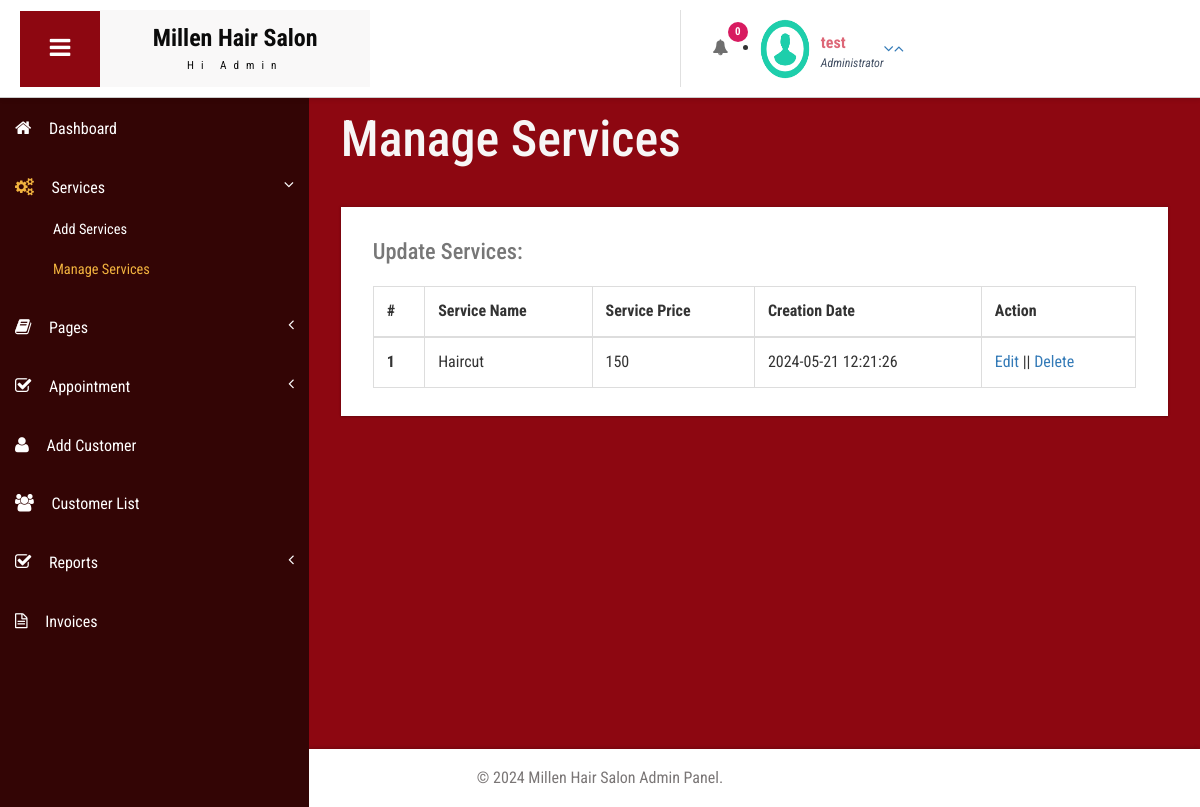
/admin/manage-services.php (signed in), run on an earlier commit of the app's database.
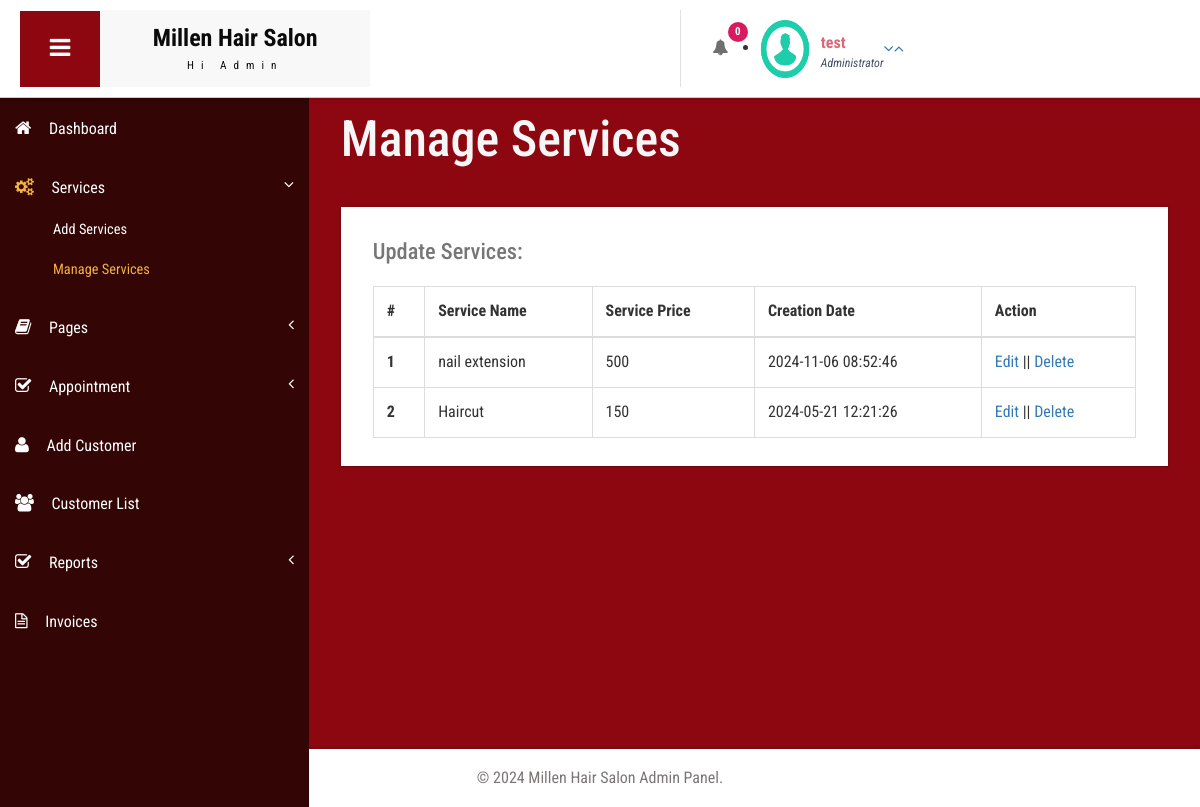
And on a later commit of the database.
### tables this page shows
CREATE TABLE `tblservices` (
  `ID` int(10) NOT NULL,
  `ServiceName` varchar(200) DEFAULT NULL,
  `Cost` int(10) DEFAULT NULL,
  `CreationDate` timestamp NULL DEFAULT current_timestamp()
);

### admin/manage-services.php (the view, shortened to what this page needs)
<?php
include('includes/dbconnection.php');
if (strlen($_SESSION['bpmsaid']==0)) {
  header('location:logout.php');
} else {
?>
<!DOCTYPE HTML>
<html>
<head>
<link href="css/bootstrap.css" rel='stylesheet' type='text/css' />
<link href="css/style.css" rel='stylesheet' type='text/css' />
<link href="css/font-awesome.css" rel="stylesheet">
<link href="css/animate.css" rel="stylesheet" type="text/css" media="all">
<link href="css/custom.css" rel="stylesheet">
</head>
<body class="cbp-spmenu-push">
	<div class="main-content">
		 <?php include_once('includes/sidebar.php');?>
		 <?php include_once('includes/header.php');?>
		<div id="page-wrapper">
			<div class="main-page">
				<div class="tables">
					<h3 class="title1">Manage Services</h3>
					<div class="table-responsive bs-example widget-shadow">
						<h4>Update Services:</h4>
						<table class="table table-bordered">
							<thead>
								<tr>
									<th>#</th>
									<th>Service Name</th>
									<th>Service Price</th>
									<th>Creation Date</th>
									<th>Action</th>
								</tr>
							</thead>
							<tbody>
								<?php
								$ret=mysqli_query($con,"select *from tblservices order by tblservices.ID desc");
								$cnt=1;
								while ($row=mysqli_fetch_array($ret)) {
								?>
								<tr>
									<th scope="row"><?php echo $cnt;?></th>
									<td><?php echo $row['ServiceName'];?></td>
									<td><?php echo $row['Cost'];?></td>
									<td><?php echo $row['CreationDate'];?></td>
									<td>
										<a href="edit-services.php?editid=<?php echo $row['ID'];?>">Edit</a> ||
										<a href="delete-services.php?deleteid=<?php echo $row['ID'];?>" onclick="return confirmDelete();">Delete</a>
									</td>
								</tr>
								<?php
								$cnt=$cnt+1;
								}?>
							</tbody>
						</table>
					</div>
				</div>
			</div>
		</div>
		<?php include_once('includes/footer.php');?>
	</div>
</body>
</html>
<?php } ?>

What changed in the data, as far as the page shows it:
added tblservices: ServiceName "nail extension", Cost "500", CreationDate "2024-11-06 08:52:46"
